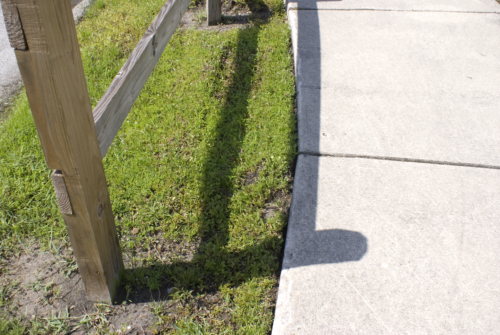
#> input picture lab_week5/images.jpg, 500 x 335 px
$ jupyter execute draft.ipynb
#> lines starting #> are read from the running program, lines starting #| are printed output that depends on the picture; after the words box and inside, x2 and y2 are one past the last pixel; in counts of white or black regions, pixels touching at a corner belong together
[cell 1]
import cv2
import matplotlib.pyplot as plt

# Đọc ảnh và làm mịn
image = cv2.imread('./images.jpg')
#> image is the input picture: shape (335, 500, 3); mean B, G, R 134.7, 161.7, 163.6
gray = cv2.cvtColor(image, cv2.COLOR_BGR2GRAY)
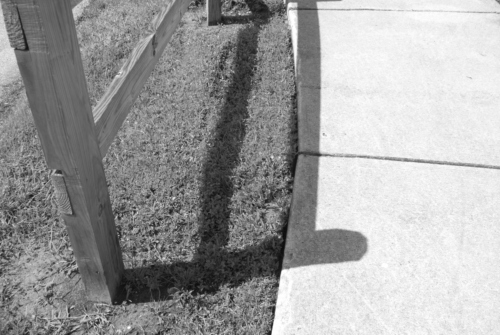
#> gray: shape (335, 500); min 12, max 255, mean 159.1
blurred = cv2.GaussianBlur(gray, (5, 5), 0)

# Phân đoạn bóng sử dụng ngưỡng
_, thresh = cv2.threshold(blurred, 150, 255, cv2.THRESH_BINARY)
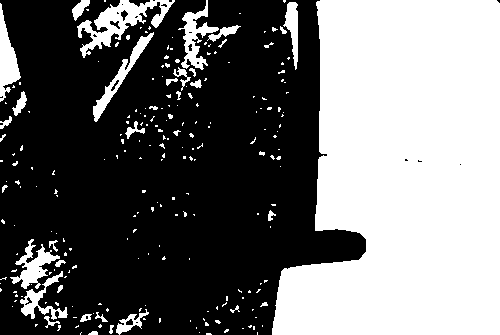
#> thresh: shape (335, 500); 43.1% white; 233 white regions (194 under 20 px)

# Tìm và đánh dấu vị trí bóng
contours, _ = cv2.findContours(thresh, cv2.RETR_EXTERNAL, cv2.CHAIN_APPROX_SIMPLE)
#> contours = 233 contours, 209 with area under 20; largest, box (x1, y1, x2, y2) and area: (272, 0, 500, 335) 61684, (77, 0, 175, 58) 1748, (0, 3, 21, 102) 882, (178, 0, 219, 70) 840, (93, 32, 154, 122) 792

for contour in contours:
    (x, y, w, h) = cv2.boundingRect(contour)
    cv2.circle(image, (x + w // 2, y + h // 2), int((w + h) / 4), (0, 255, 0), 2)
#> this loop made 233 passes
#> (x, y, w, h) on passes 3, 5, 6: (199, 332, 1, 1), (88, 331, 10, 4), (224, 329, 5, 4)
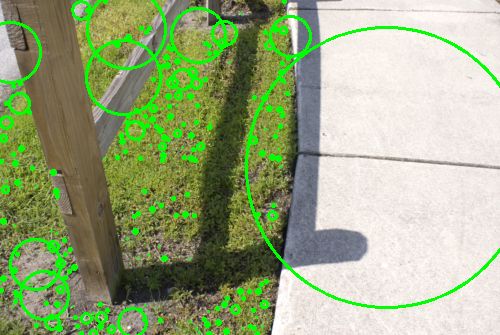
#> image: shape (335, 500, 3); 7.19% of pixels changed, all inside (x1, y1, x2, y2) = (0, 0, 500, 335)

# Hiển thị ảnh với đánh dấu bóng
plt.imshow(image)
